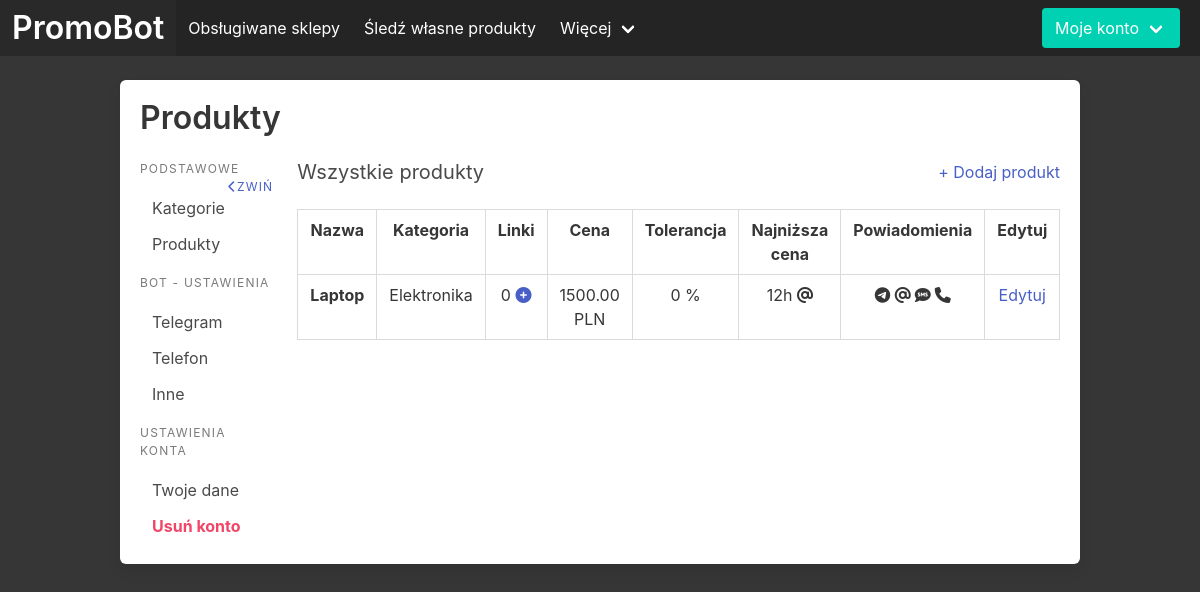
The app's page /moje-konto/produkty (signed in) with its own data.
### priceBot/models.py (models this page shows)
class Product(models.Model):
    user = models.ForeignKey(User, on_delete=models.CASCADE)
    category = models.ForeignKey(Category, on_delete=models.CASCADE)
    product_name = models.CharField(max_length=60)
    wanted_price = models.DecimalField(max_digits=8, decimal_places=2)
    wanted_price_tolerance = models.IntegerField()
    wanted_price_notifications = models.JSONField()
    TIME_UNIT_CHOICES = (
        ("m", "Minutes"),
        ("h", "Hours")
    )
    lowest_price_notification_time_value = models.IntegerField()
    lowest_price_notification_time_unit = models.CharField(max_length=1, choices=TIME_UNIT_CHOICES)
    lowest_price_notifications = models.JSONField()

class Category(models.Model):
    user = models.ForeignKey(User, on_delete=models.CASCADE)
    category_name = models.CharField(max_length=60)

### priceBot/views.py (the view, shortened to what this page needs)
# urls.py: path('moje-konto/produkty', views.products_account, name='products_account'),
def products_account(request):
    if not request.user.is_authenticated:
        return redirect("homepage")
    short_names = {
        'telegram': '<i title="Telegram" class="fa-brands fa-telegram"></i>',
        'email': '<i title="E-mail" class="fa-solid fa-at">',
        'sms': '<i title="SMS" class="fa-solid fa-comment-sms"></i>',
        'call': '<i title="Połączenie telefoniczne" class="fa-solid fa-phone"></i>',
    }
    products = [
        {
            "product_name": product.product_name,
            "category_name": product.category.category_name,
            "wanted_price": product.wanted_price,
            "wanted_price_tolerance": product.wanted_price_tolerance,
            "lowest_price_notification_time_value": product.lowest_price_notification_time_value,
            "lowest_price_notification_time_unit": product.lowest_price_notification_time_unit,
            "lowest_price_notification_choices": [short_names[choice] for choice in json.loads(product.lowest_price_notifications)['choices']],
            "wanted_price_notification_choices": [short_names[choice] for choice in json.loads(product.wanted_price_notifications)['choices']],
            "id": product.id,
        } for product in Product.objects.filter(user=request.user)
    ]
    context = {
        "products": products
    }
    return render(request, 'account/products.html', context=context)

### templates/account/products.html (shortened to what this page needs)
{% extends 'account/base.html' %}
{% block title2 %}
    <h1 class="title">Produkty</h1>
{% endblock title2 %}
{% block main-column %}
<div class="tab my-products">
  <div class="is-flex is-justify-content-space-between">
    <h1 class="subtitle">Wszystkie produkty</h1>
    <a href="{% url 'add_products' %}">+ Dodaj produkt</a>
  </div>
      <table class="table is-bordered is-fullwidth">
        <tbody>
          <thead>
            <th class="has-text-centered" title="Nazwa produktu">Nazwa</th>
            <th class="has-text-centered" title="Kategoria">Kategoria</th>
            <th class="has-text-centered" title="Liczba linków">Linki</th>
            <th class="has-text-centered" title="Pożądana cena">Cena</th>
            <th class="has-text-centered" title="Akceptowalny odchył (%) od ceny pożądanej">Tolerancja</th>
            <th class="has-text-centered" title="Czas i media wysyłania powiadomień o najniższej cenie">Najniższa cena</th>
            <th class="has-text-centered" title="Media powiadomień o założonej cenie">Powiadomienia</th>
            <th class="has-text-centered" title="Edytuj produkt">Edytuj</th>
          </thead>
          {% for product in products %}
          <tr class="has-text-centered">
            <th class="has-text-centered" title="Nazwa produktu">{{ product.product_name }}</th>
            <td class="has-text-centered" title="Kategoria">{{ product.category_name }}</td>
            <td class="has-text-centered" title="Liczba linków">0
              <div class="dropdown is-right is-hoverable">
                <a class="dropdown-trigger" aria-controls="dropdown-menu">
                  <i class="fa-solid fa-circle-plus"></i>
                </a>
              </div>
            </td>
            <td class="has-text-centered" title="Pożądana cena">{{ product.wanted_price }} PLN</td>
            <td class="has-text-centered" title="Akceptowalny odchył (%) od ceny pożądanej">{{ product.wanted_price_tolerance }} %</td>
            <td class="has-text-centered" title="Czas i media wysyłania powiadomień o najniższej cenie">
              {{ product.lowest_price_notification_time_value }}{{ product.lowest_price_notification_time_unit}}
              {% for choice in product.lowest_price_notification_choices %}
                {{choice|safe}}
              {% endfor %}
            </td>
            <td class="has-text-centered" title="Media powiadomień o założonej cenie">
              {% for choice in product.wanted_price_notification_choices %}
                {{choice|safe}}
              {% endfor %}
            </td>
            <td class="has-text-centered" title="Edytuj produkt"><a href="{% url 'product_edit' product.id %}">Edytuj</a></td>
          </tr>
          {% endfor %}
        </tbody>
    </table>
  </div>
{% endblock main-column %}

### templates/app/base.html (style rules this page uses)
body { overflow: hidden; }

### records on screen
Product: product_name "Laptop", category_name "Elektronika", wanted_price "1500.00", wanted_price_tolerance "0", lowest_price_notification_time_value "12", lowest_price_notification_time_unit "h"
